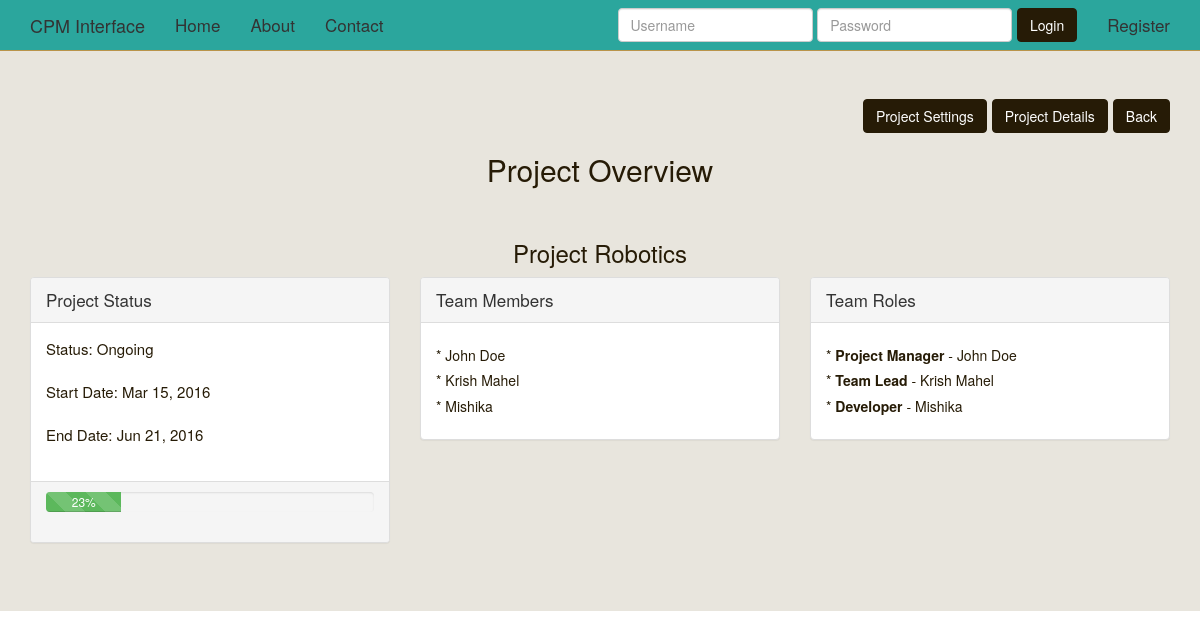
Screenshot of /projectoverview/Project Robotics/ with the database file from the repository.
### cpm/models.py (models this page shows, shortened)
class Project(models.Model):
	name = models.CharField(max_length=50, blank=False, null=False, unique=True)
	status = models.CharField(max_length=15,blank = False,null=False)
	completion = models.IntegerField(blank=False, null=False,validators=[MaxValueValidator(100), MinValueValidator(1)])
	start_date = models.DateTimeField()
	end_date = models.DateTimeField()

class Team(models.Model):
	project_name = models.ForeignKey('Project',unique=False)
	member_name = models.CharField(max_length=50, blank=False, null=False)
	member_role = models.ForeignKey('Role')

class Role(models.Model):
	name = models.CharField(max_length=50, blank=False, null=False)
	def __unicode__(self):
		return str(self.name)

### cpm/views.py (the view)
# urls.py: url(r'^projectoverview/(?P<name>.*)/$', cpm.views.projectoverview, name='projectoverview'),
def projectoverview(request,name):
    print request.POST
    print name
    project_data = Project.objects.get(name=name)
    try:
      team_data = None
      team_data = Team.objects.filter(project_name=project_data.id)
    except Team.DoesNotExist:
       team_data = None
    context={
        "project_data":project_data,
        "team_data":team_data,
    }
    return render(request,"project_overview.html",context)

### templates/project_overview.html (shortened to what this page needs)
{% extends "base.html" %}
{% load staticfiles %}
{% block jumbotron %}
<div class="jumbotron">
<div class="container">
<div class="btn-toolbar">
<a type = "button "class="btn btn-default pull-right" href="{% url 'profile' %}">Back</a>
<a type = "button "class="btn btn-default pull-right" href="{% url 'projectdetails' name=project_data.name %}">Project Details</a>
<a type = "button "class="btn btn-default pull-right" href="{% url 'projectsettings' name=project_data.name %}">Project Settings</a>
</div>
<div class="row">
<div class='col-sm-12'>
<h2 class="text-align-center">Project Overview </h2>
<br>
<h3  class="text-align-center">{{project_data.name}}</h3>
<div class='row'>
	<div class='col-md-4'>
		<div class="panel panel-default">
		    <div class="panel-heading">Project Status</div>
		    <div class="panel-body" style='font-size:15px;'>
		    Status: {{project_data.status}}<br><br>
		    Start Date: {{project_data.start_date|date:"M d, Y" }}<br><br>
		    End Date: {{project_data.end_date|date:"M d, Y" }}<br><br>
		    </div>
		    <div class="panel-footer">
			 	<div class="progress">
					  <div class="progress-bar progress-bar-success progress-bar-striped active" role="progressbar"
					  aria-valuenow="40" aria-valuemin="0" aria-valuemax="100" style="width:{{project_data.completion}}%">
					    {{project_data.completion}}%
					  </div>
				</div>
			</div>
  		</div>
	</div>
	<div class='col-md-4'>
		<div class="panel panel-default">
		    <div class="panel-heading">Team Members</div>
		    <div class="panel-body" style='font-size:15px;'>
		    {% if not team_data.empty %}
			    {% for member in team_data %}
			    	<h5>* {{member.member_name}}</h5>
			    {% endfor %}
			{% endif %}
		    </div>
  		</div>
	</div>
	<div class='col-md-4'>
		<div class="panel panel-default">
		    <div class="panel-heading">Team Roles</div>
		    <div class="panel-body" style='font-size:15px;'>
		     {% if team_data %}
			    {% for member in team_data %}
			    	<h5>* <b>{{member.member_role}}</b> - {{member.member_name}}</h5>
			    {% endfor %}
			 {% endif %}
		     </div>
  		</div>
	</div>
</div>
</div>
</div>
</div>
{% endblock %}

### static_in_pro/our_static/css/navbar-static-top.css (style rules this page uses)
body { min-height: 2000px; }

### static_in_pro/our_static/css/custom-css.css (style rules this page uses)
.text-align-center { text-align:center; }

### rows the page displays
Project: name "Project Robotics", status "Ongoing", start_date "Mar 15, 2016", end_date "Jun 21, 2016", completion "23"
Team: member_name "John Doe", member_role "Project Manager"
Team: member_name "Krish Mahel", member_role "Team Lead"
Team: member_name "Mishika", member_role "Developer"
